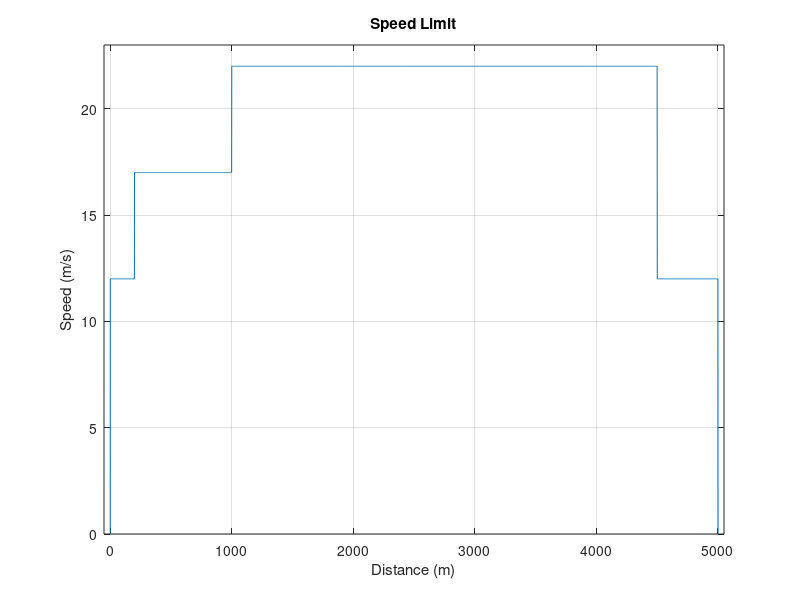

Reproduce this figure in MATLAB. (Note: this script raises an error after producing the figure.)
load v_lim;
v_lim(1) = 0;
v_lim(end) = 0;
load v_ref
figure,
plot(v_lim);
grid on
title('Speed Limit')
xlabel('Distance (m)')
ylabel('Speed (m/s)')
axis([-50 5050 0 23])

v_lim(1) = 0;
v_lim(end) = 0;
figure,
plot(s,v,'b-')
hold on
plot(s,v_lim,'k--');
grid on
A = 'A'; B = 'B'; C = 'C'; D = 'D'; E = 'E';
text(50,1,A)
text(3600,21,B)
text(4300,12,C)
text(4750,11,D)
text(4800,1,E)
title('Train Trajectory with Coasting Strategy')
xlabel('Distance (m)')
ylabel('Speed (m/s)')
legend('Train trajectory','Speed limit')
axis([-50 5050 0 23])

figure,
plot(s,accel,'b--')
hold on
plot(s,accel_B,'r--')
plot(s,acceleration,'k-')
grid on
title('Combination of Acceleration & Deceleration')
xlabel('Distance (m)')
ylabel('Acceleration/Deceleration (m/s^2)')
legend('Acceleration','Negative deceleration','Combination')

alti = cumtrapz(s(:,1),grad(:,2))/100;
figure,plot(alti);
grid on
title('Altitude')
xlabel('Distance (m)')
ylabel('Height (m)')
axis([0 5000 -3 18])